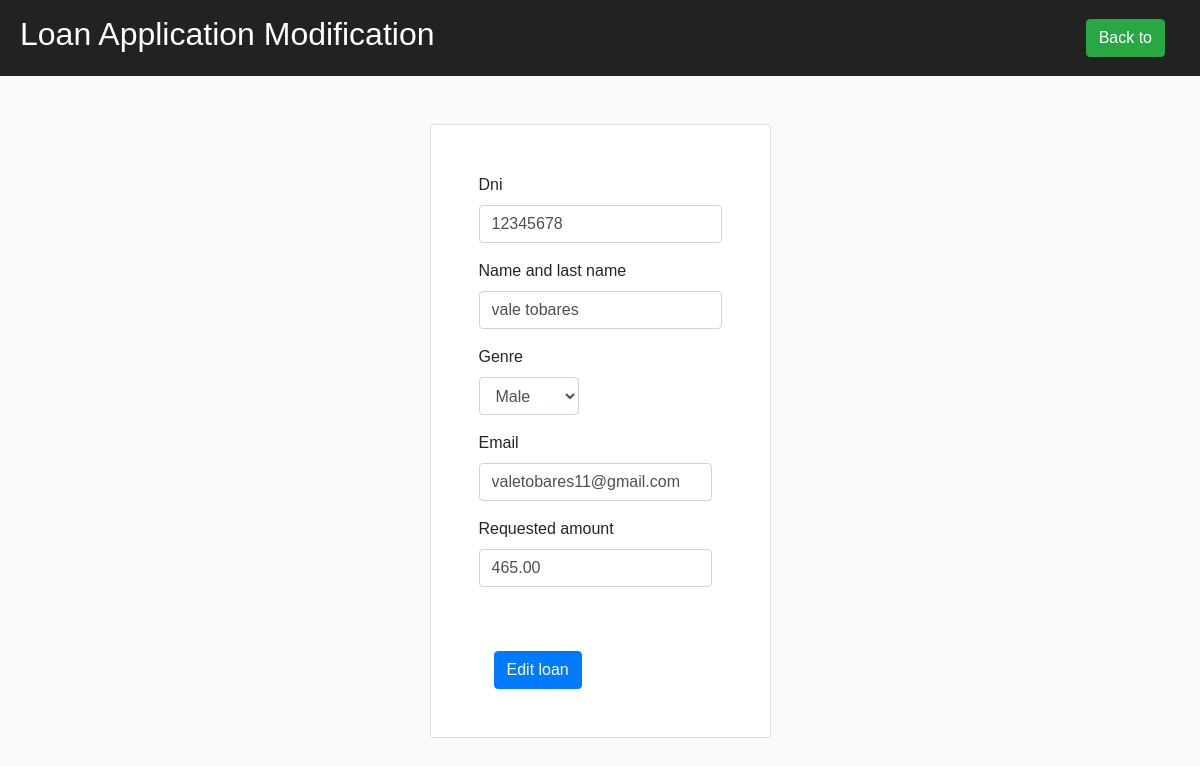
The app's page /update_loans/23/ with its own data.
### web/models.py (models this page shows)
class Loans(models.Model):
    dni = models.CharField(max_length=8)
    name_and_last_name = models.CharField(max_length=255)
    genre = models.CharField(max_length=1, choices=[('M', 'Male'), ('F', 'Female')], default='M')
    email = models.EmailField()
    requested_amount = models.DecimalField(max_digits=10, decimal_places=2)

### web/views.py (the view, shortened to what this page needs)
# urls.py: path('loans/', LoansModelViewSet.as_view({'get': 'list', 'post':'create'}), name='loans-create-list'),
class LoansModelViewSet(viewsets.ModelViewSet):
    queryset = Loans.objects.all()
    serializer_class = LoansSerializer
    renderer_classes = [TemplateHTMLRenderer]
    def list(self, request, pk=None, *args, **kwargs):
        if pk is None:
            queryset = all_loans()
            serializer = self.get_serializer(queryset, many=True)
            return Response({'loans': serializer.data}, template_name='web/loans_list.html')
        loan = self.get_object()
        form = LoanForm(initial=get_fields_loans(loan))
        return render(request, 'web/form_loan_update.html', {'form': form, 'id_loan': loan.id})

### web/forms.py
class LoanForm(forms.ModelForm):
    class Meta:
        model = Loans
        fields = ['dni', 'name_and_last_name', 'genre', 'email', 'requested_amount']

### web/utils.py (called while the page is built)
def get_fields_loans(loan):
    fields_model_loans = [field.name for field in Loans._meta.get_fields()]
    data = {}
    for field in fields_model_loans:
        data[field] = (getattr(loan, field, None))
    return data

### web/templates/web/form_loan_update.html (shortened to what this page needs)
<!DOCTYPE html>
<html>
<head>
    {% load bootstrap4 %}
    {% bootstrap_css %}
</head>
<body>
    <nav>
        <h2>Loan Application Modification</h2>
        <a href="/loans" class="btn btn-success">Back to</a>
    </nav>
    <div class="container mt-5">
        <div class="row justify-content-center">
            <div class="card mycard">
                <form class="verticalform" >
                    {% bootstrap_form form %}
                    <div class="text-center mt-5">
                        <button type="submit" class="btn btn-primary">Edit loan</button>
                    </div>
                </form>
            </div>
        </div>
    </div>
</body>
</html>

### web/templates/web/form_loan_update.html (style rules this page uses)
body { background-color: #fafafa; margin: 0; align-items: center; font-family: 'Arial', sans-serif; }
nav { background-color: #222222; padding: 15px 20px; color: #fff; display: flex; justify-content: space-between; align-items: center; }
form { display: flex; align-items: center; }
form button { margin-left: 15px; }
form input[type="text"], form input[type="password"] { margin-right: 10px; }
nav a { color: #fff; text-decoration: none; margin: 0 15px; font-size: 18px; }
nav a:last-child { margin-left: auto; }
.verticalform { display: flex; flex-direction: column; align-items: flex-start; }
.mycard { background-color: #ffffff; width: fit-content; padding: 3rem; }

### records on screen
Loans: dni "12345678", name_and_last_name "vale tobares", genre "Male", email "valetobares11@gmail.com", requested_amount "465.00"
